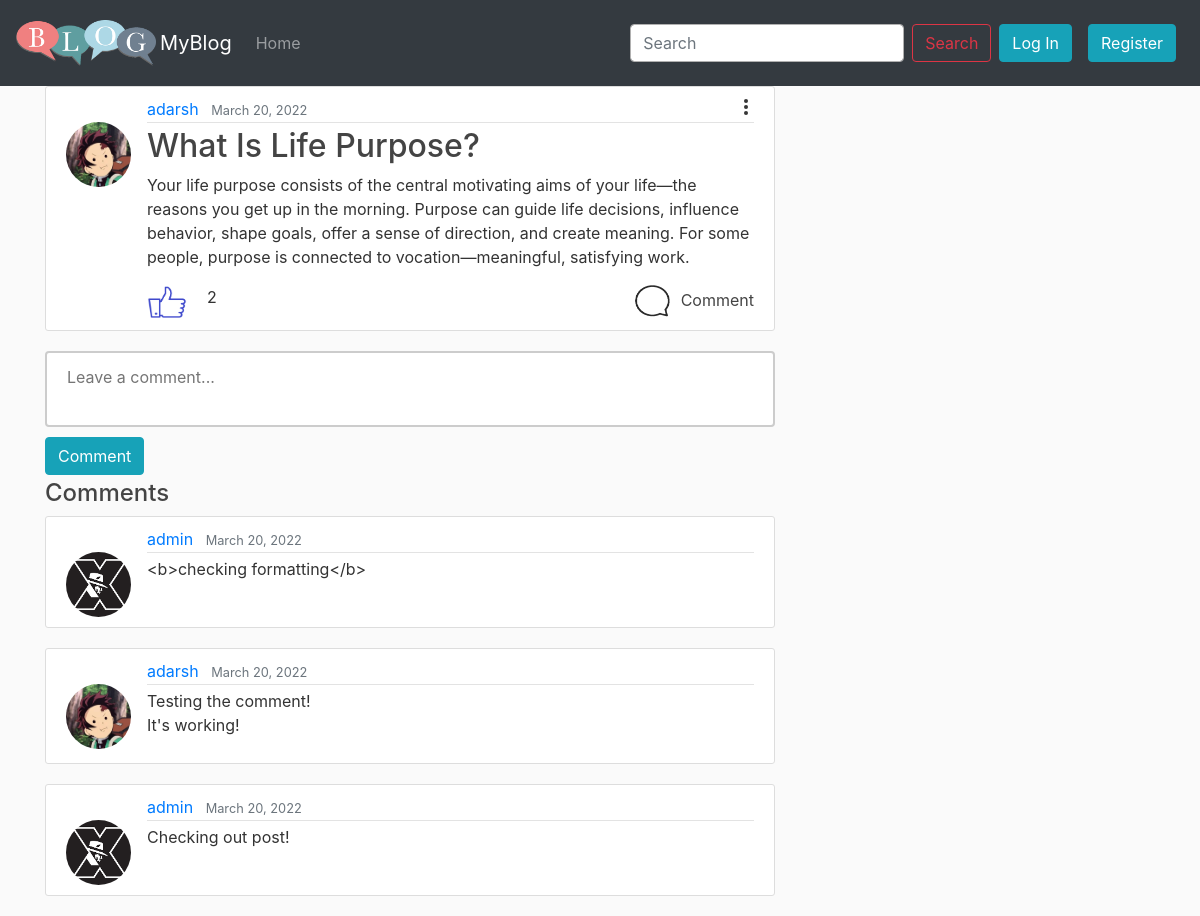
Before: /post/2/ with the older database file.
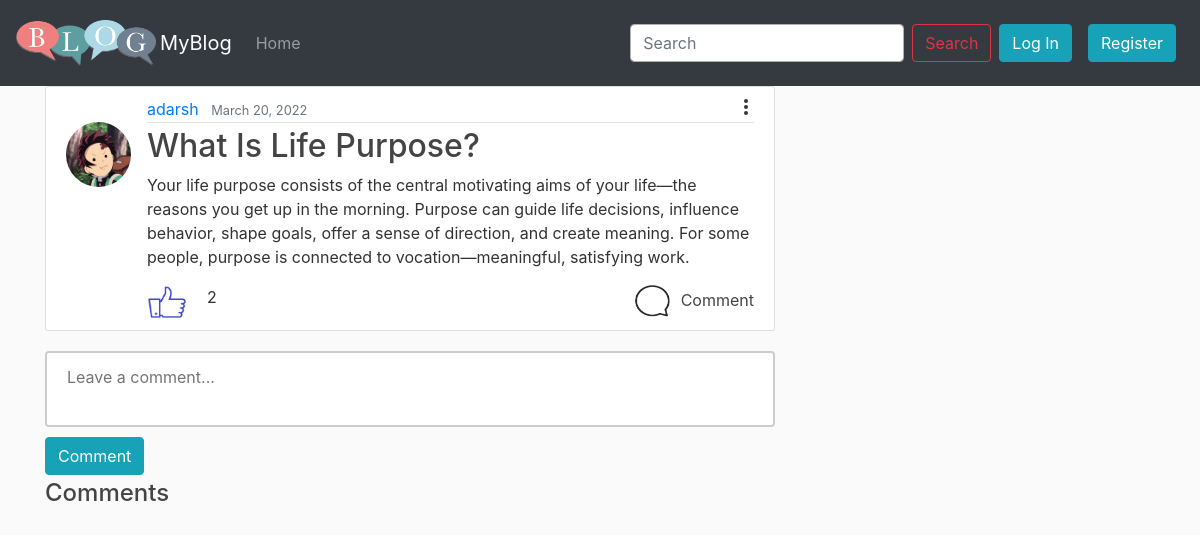
After: the same page with the newer database file.
### blog/models.py (models this page shows)
class Comment(models.Model):
    post = models.ForeignKey(Post,on_delete=models.CASCADE,related_name='comments')
    author = models.ForeignKey(User,on_delete=models.CASCADE)
    body = models.TextField()
    created_on = models.DateTimeField(auto_now_add=True)
    class Meta:
        ordering = ['created_on']
    def __str__(self):
        return 'Comment {} by {}'.format(self.body, self.author)

### users/models.py (models this page shows, shortened)
class Profile(models.Model):
    user = models.OneToOneField(User, on_delete=models.CASCADE)
    image = models.ImageField( default='default.png',upload_to='profile_pics')

### blog/views.py (the view, shortened to what this page needs)
# urls.py: path('post/<int:pk>/', get_post,name = 'post-detail'),
def get_post(request,pk):
    logger.info('$$$$$$$$$$$$$$$$$$$')
    post = Post.objects.get(id = pk)
    comments = Comment.objects.filter(post = post).order_by('-created_on')
    print(comments)
    context = {
        'post': post,
        'comments': comments
    }
    return render(request, 'blog/post_detail.html',context=context)

### templates/blog/post_detail.html (shortened to what this page needs)
{% extends "blog/base.html" %}
{% block content %}
<article class="media content-section">
    <img class="rounded-circle article-img" src="{{ post.author.profile.image.url }}">
    <div class="media-body">
        <div class="article-metadata">
            <a class="mr-2" href="{% url 'user-posts' post.author.username %}">{{ post.author }}</a>
            <small class="text-muted">{{ post.date_posted|date:"F d, Y" }}</small>
            <td>
                <div class="dropout">
                    <button class="more">
                        <span></span>
                        <span></span>
                        <span></span>
                    </button>
                </div>
            </td>
        </div>
        <h2 class="article-title">{{ post.title }}</h2>
        <p class="article-content">{{ post.content }}</p>
        <div>
            <div style="float: left;padding-right: 20px;">
                {% if request.user.is_authenticated %}
                {% if request.user in post.likes.all %}
                <form action="{% url 'unlike_post' post.pk %}" method="POST">
                    {% csrf_token %}
                    <button type="submit" name="post_id" value="{{ post.id }}" class="like-button"><img height="35px"
                            width="40px" src="/media/like/liked.png"></button>
                </form>
                {%else%}
                <form action="{% url 'like_post' post.pk %}" method="POST">
                    {% csrf_token %}
                    <button type="submit" name="post_id" value="{{ post.id }}" class="like-button"><img height="35px"
                            width="40px" src="/media/like/like.png"></button>
                </form>
                {%endif%}
                {% else %}
                <a href="{% url 'login' %}" class="like-button"><img height="35px" width="40px"
                        src="/media/like/like.png"></a>
                {% endif %}
            </div>
            <div style="float: left;"> {{ post.likes.count }} </div>
            <div style="float: right;">
                <a class="article-title" href="{% url 'post-detail' post.id %}"><img height="32px" width="37px"
                        style="margin-right: 10px;" src="/media/comment.png">Comment</a>
            </div>
        </div>
    </div>
</article>
<form id="usrform" method="POST">
    <textarea class="comment-form" name="comment" id="comment" form="usrform" placeholder="Leave a comment..."
        required></textarea>
    <button class="btn btn-info my-1" type="submit">Comment</button>
</form>
<h4>Comments</h4>
{% for comment in comments %}
<article class="media comment-section">
    <img class="rounded-circle article-img" src="{{ comment.author.profile.image.url }}">
    <div class="media-body">
        <div class="article-metadata">
            <a class="mr-2" href="{% url 'user-posts' comment.author.username %}">{{ comment.author }}</a>
            <small class="text-muted">{{ comment.created_on|date:"F d, Y" }}</small>
        </div>
        <p class="article-content">{{comment.body}}</p>
    </div>
</article>
{% endfor %}
{% endblock %}

Changed rows visible on the page:
removed Comment: author.profile.image (picture), author "admin", created_on "March 20, 2022", body "<b>checking formatting</b>"
removed Comment: author.profile.image (picture), author "adarsh", created_on "March 20, 2022", body "Testing the comment! It's working!"
removed Comment: author.profile.image (picture), author "admin", created_on "March 20, 2022", body "Checking out post!"
